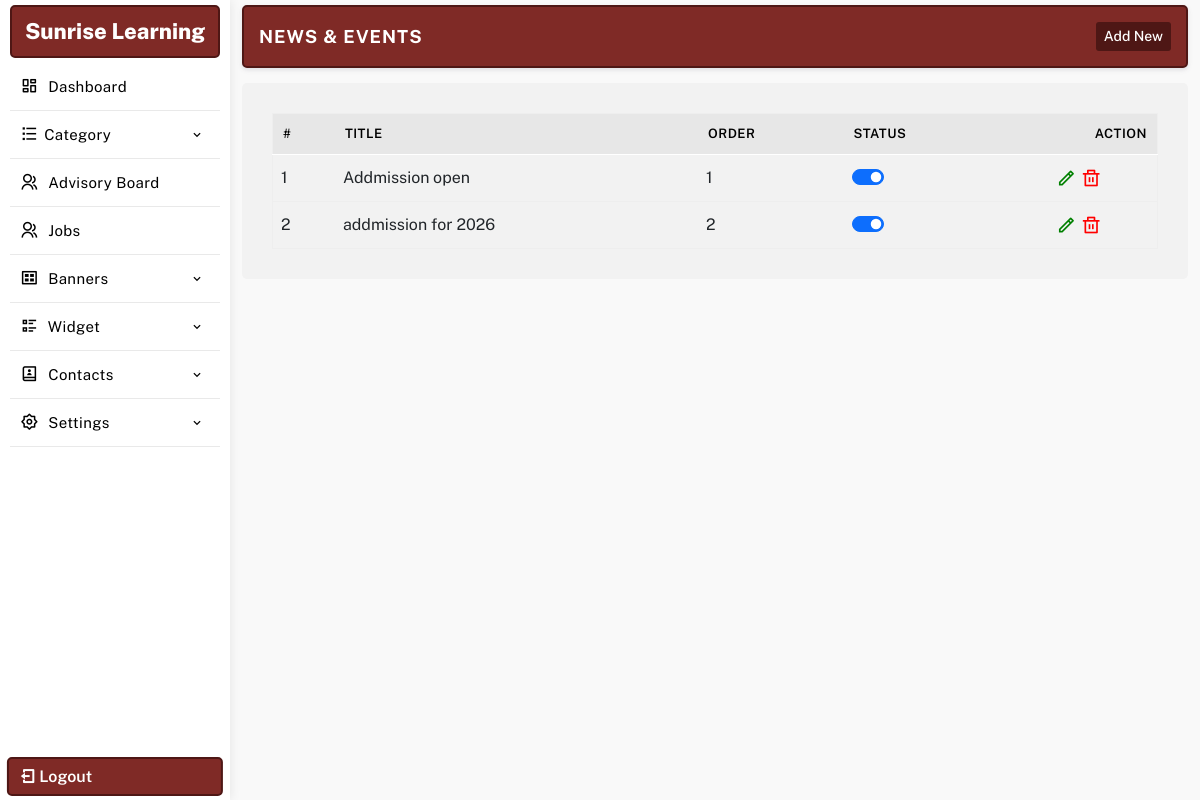
The page /manager/news-events.php (signed in) on the database its author committed.
### tables this page shows
CREATE TABLE `settings` (
  `id` int(11) NOT NULL,
  `web_name` varchar(255) NOT NULL,
  `email_id` varchar(255) NOT NULL,
  `alternate_email_id` varchar(255) NOT NULL,
  `contact_no` varchar(255) NOT NULL,
  `alternate_no` varchar(255) NOT NULL,
  `whatsapp_no` varchar(255) NOT NULL,
  `address` text NOT NULL,
  `youtubelink` varchar(255) NOT NULL,
  `map_iframe` longtext NOT NULL,
  `facebook` varchar(255) NOT NULL,
  `youtube` varchar(255) NOT NULL,
  `instagram` varchar(255) NOT NULL,
  `twitter` varchar(255) NOT NULL,
  `linkedin` varchar(255) NOT NULL,
  `logo` varchar(255) NOT NULL,
  `meta_title` varchar(255) NOT NULL,
  `meta_keywords` varchar(255) NOT NULL,
  `meta_desc` text NOT NULL,
  `smart_classroom_desc` text DEFAULT NULL,
  `smart_classroom_text` varchar(255) DEFAULT '1st Smart Classroom',
  `brochure_file` varchar(500) DEFAULT '',
  `footerdesc` text NOT NULL,
  `googletag` text NOT NULL,
  `headercenterline` varchar(255) NOT NULL
);

CREATE TABLE `news_events` (
  `id` int(11) NOT NULL,
  `type` int(11) NOT NULL,
  `title` varchar(255) NOT NULL,
  `url` varchar(255) NOT NULL,
  `desc` longtext NOT NULL,
  `sdesc` text NOT NULL,
  `file` varchar(255) NOT NULL,
  `order` varchar(255) NOT NULL,
  `date` varchar(255) NOT NULL,
  `status` int(11) NOT NULL
);

### manager/database/db.php (called while the page is built, shortened)
<?php session_start();
$con = mysqli_connect( DB_HOST, DB_USER, DB_PASSWORD, DB_NAME);
$sqlsetting = mysqli_query($con,"SELECT * FROM `settings`");
$rwlinks = mysqli_fetch_array($sqlsetting);
$websitename = $rwlinks['web_name'];
?>

### manager/config.php (called while the page is built)
<?php include 'database/db.php'; ?>

### manager/news-events.php (the view, shortened to what this page needs)
<?php include 'config.php';
$title = 'News & Events';
	include 'include/header.php';
	include 'include/sidebar.php';
 ?>
<section class="main-dashboard">
<div class="container-fluid">
<div class="row">
<div class="col-md-12">
	<div class="page-title">
		<div class="title">
			<h3><?=$title;?></h3>
		</div>
		<div class="createbtn">
			<a href="createnews-events.php"> Add New</a>
		</div>
	</div>
</div>
<div class="col-md-12">
	<div class="page-content">
		<table class="table table-hover" id="myTable">
			<thead>
				<tr>
					<th>#</th>
					<th>Title</th>
					<th>Order</th>
					<th>Status</th>
					<th class="text-end">Action</th>
				</tr>
			</thead>
			<tbody>
			<?php
				$sqlnews  = mysqli_query($con, "SELECT * FROM `news_events` ORDER BY id ASC");
				if(mysqli_num_rows($sqlnews)){
					$serial = 1;
					while($rwnews = mysqli_fetch_assoc($sqlnews)){
						$id = $rwnews['id'];
			 ?>
				<tr id='remove<?php echo $id; ?>'>
					<td><?php echo $serial; ?></td>
					<td><?=$rwnews['title'];?></td>
					<td><?=$rwnews['order'];?></td>
					<td>
						<div class="form-check form-switch">
							<?php $checked = $rwnews['status']==1 ? "checked" : ""; ?>
						  <input class="form-check-input" type="checkbox" data-table="news_events" ide="<?=$id;?>" <?=$checked;?>>
						</div>
					</td>
					<td class="text-center">
						<a href="updatenews-events.php?id=<?=$id; ?>" class="editbtn ri-pencil-line" ></a>
						<a href="javascript:"  ide="<?=$id; ?>" class='delbtn ri-delete-bin-line' ></a>
					</td>
				</tr>
		<?php $serial++; }} ?>
			</tbody>
		</table>
	</div>
</div>
</div>
</div>
</section>
<?php
	include "include/footer.php";
?>

### manager/include/sidebar.php (shortened to what this page needs)
<aside class="sidebar-menu-dashboard">
<div class="logo-n-toggle">
	<a href="dashboard.php"><?=$websitename;?></a>
</div>
<nav class="menu">
<ul class="aside-menu">
<li class="menu-item ">
	<a href="dashboard.php" class="menu-link">
	<span class="link-text"><i class="ri-dashboard-line"></i> Dashboard</span>
	</a>
</li>
<li class="menu-item has-submenu">
	<a href="javascript:" class="menu-link" id="parent-menu">
	<span class="link-text"><i class="ri-list-check"></i>Category</span>
	<i class='bx bx-chevron-down'></i>
	</a>
</li>
<li class="menu-item ">
	<a href="advisoryboard.php" class="menu-link">
	<span class="link-text"><i class="ri-group-line"></i> Advisory Board</span>
	</a>
</li>
<li class="menu-item ">
	<a href="jobs.php" class="menu-link">
	<span class="link-text"><i class="ri-group-line"></i> Jobs</span>
	</a>
</li>
<li class="menu-item has-submenu">
<a href="javascript:" class="menu-link orders" id="parent-menu">
<span class="link-text"><i class="ri-gallery-view"></i> Banners</span>
<i class='bx bx-chevron-down'></i>
</a>
</li>
<li class="menu-item has-submenu">
<a href="javascript:" class="menu-link" id="parent-menu">
<div>
<span class="link-text"><i class="ri-list-check-2"></i> Widget</span>
</div>
<i class='bx bx-chevron-down'></i>
</a>
</li>
<li class="menu-item has-submenu">
<a href="javascript:" class="menu-link orders" id="parent-menu">
<div>
<span class="link-text"><i class="ri-contacts-book-2-line"></i> Contacts</span>
</div>
<i class='bx bx-chevron-down'></i>
</a>
</li>
<li class="menu-item has-submenu">
<a href="javascript:" class="menu-link orders" id="parent-menu">
<div>
<span class="link-text"><i class="ri-settings-2-line"></i> Settings</span>
</div>
<i class='bx bx-chevron-down'></i>
</a>
</li>
</ul>
</nav>
<a href="logout.php" class="logout-fixed"><i class="ri-logout-box-line"></i> Logout</a>
</aside>

### manager/css/style.css (style rules this page uses)
* { margin: 0; padding: 0; box-sizing: border-box; font-family: "Public Sans", sans-serif; }
:root { --text1-color: #a7a7a7; --primary-color: #7F2A26; --secondary-color: #4e1715; }
table { margin: 0 !important;border: 1px solid #eee !important; }
table thead { background: #e7e7e7;border-bottom: 1px solid #fff;color: #fff; }
table thead tr th { font-weight: 600 !important;font-size: 13px;border-bottom: 0 !important;padding: 10px !important;color: #000;text-transform: uppercase;letter-spacing: .5px; }
tr td { vertical-align: middle; }
p,h1,h2,h3,h4,h5,h6 { margin: 0; }
a { text-decoration: none; color: #000; }
ul { list-style: none; padding: 0; margin: 0; }
.addimage, .editbtn,.delbtn { font-size: 20px; }
.editbtn { color: green; }
.delbtn { color: red; }
aside { width: 230px; height: 100vh; transition: all .4s linear; float: left; box-shadow: 1px 0 10px rgb(0 0 0 / 8%); position: relative; padding: 5px 10px; }
.logo-n-toggle { display: flex; justify-content: center; align-items: center; padding: 8px 10px; border: 2px solid var(--secondary-color); border-radius: 5px; background: var(--primary-color); }
.logo-n-toggle a { display: block; transition: display .4s linear; color: #fff; text-align: center; font-weight: 800; font-size: 22px; }
.logo-n-toggle a:before, .logo-n-toggle a:after { width: 12px; height: 12px; display: inline-block; border: 4px solid var(--primary-color); border-radius: 50%; margin: 0 5px; }
.logout-fixed { position: absolute; bottom: 4px; left: 50%; padding: 5px 10px; width: 94%; color: #fff; margin: auto; transform: translateX(-50%); border-radius: 5px; border: 2px solid var(--secondary-color); font-weight: 600; background: var(--primary-color); transition: .3s linear; }
.page-title { padding: 15px; border-radius: 5px; border: 2px solid var(--secondary-color); display: flex; align-items: center; justify-content: space-between; margin-bottom: 15px; box-shadow: 0 .125rem .25rem rgba(165,163,174,.3); background: #fff; background: var(--primary-color); }
.page-title .title h3 { font-size: 18px; color: #fff; text-transform: uppercase; font-weight: 700; letter-spacing: 1px; }
.page-title .createbtn { display: flex; align-items: center; gap: 10px; }
.page-title .createbtn a { font-size: 14px; display: flex; align-items: center; justify-content: center; border-radius: 3px; padding: 4px 8px; font-weight: 500; background: var(--secondary-color); color: #fff; transition: .3s ease; }
.page-content { background: #fff;padding: 30px;border-radius: 5px;background: #f2f2f2; }
aside .menu { height: 88%; overflow: auto; padding: 5px 0; }
.aside-menu .menu-item { transition: all .2s linear; position: relative; }
.aside-menu .menu-item > .menu-link { text-decoration: none; display: block; padding: 10px 10px; display: flex; justify-content: space-between; align-items: center; white-space: nowrap; border-bottom: 1px solid #e9e9e9; }
.aside-menu .menu-item > .menu-link i { color: #000; font-size: 18px; margin-right: 5px; display: inline-block; }
.aside-menu .menu-item > .menu-link .bx-chevron-down, .aside-menu .menu-item > .menu-link .link-text { transition: all .2s linear; color: #000; font-size: 15px; letter-spacing: 0.4px; font-weight: 400; }
.aside-menu .menu-item > .menu-link span::after { content: ""; font-family: FontAwesome; }
section.main-dashboard { float: left; width: calc(100% - 230px); transition: all .4s linear; overflow: auto; height: 100vh; padding: 5px 0; background: #f9f9f9; }

### rows shown on the page
settings: web_name "Sunrise Learning"
news_events: title "Addmission open", order "1"
news_events: title "addmission for 2026", order "2"

### other values the page prints
$title "NEWS & EVENTS"
